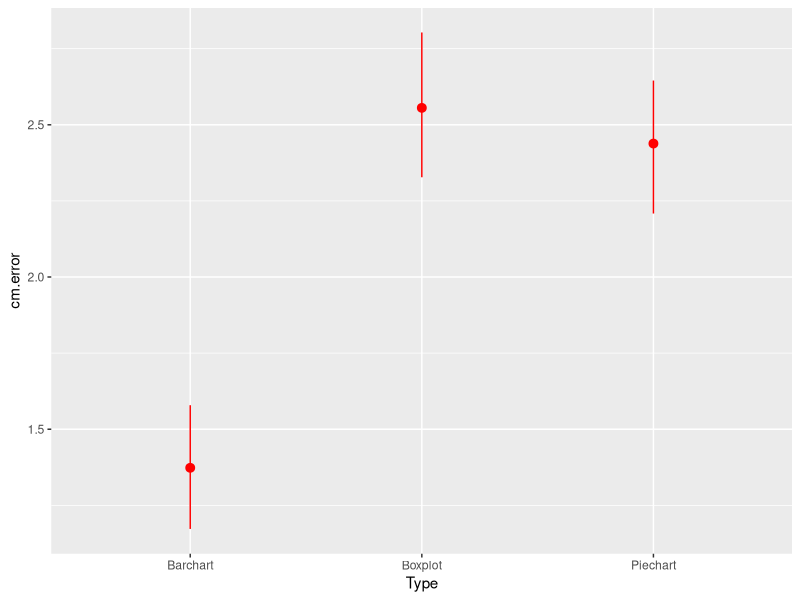
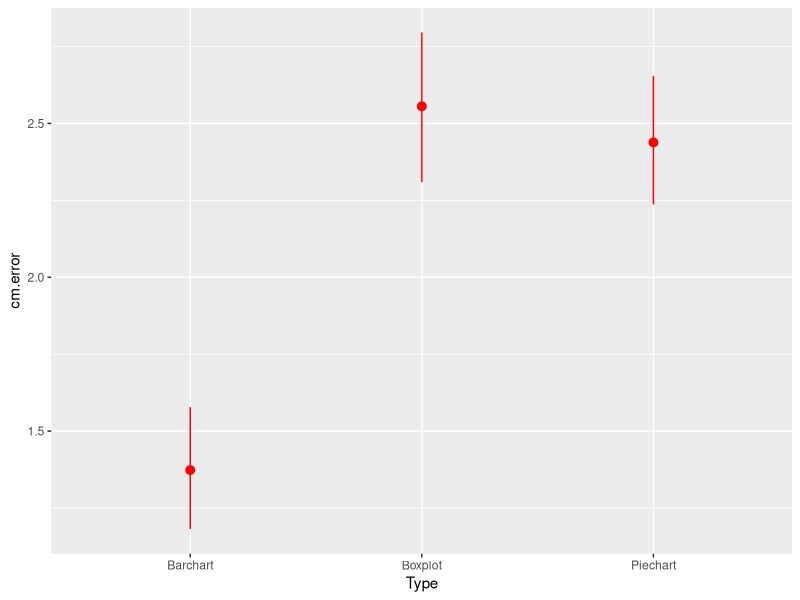

Write the R code that produced these figures, in order.
#install.packages("ggplot2", repos = "http://cran.us.r-project.org") # if not already installed
#install.packages("ggrepel", repos = "http://cran.us.r-project.org") # if not already installed
#install.packages("tidyverse", repos = "http://cran.us.r-project.org") # if not already installed
#install.packages("Hmisc", repos = "http://cran.us.r-project.org") # if not already installed

library(ggplot2)
library(Hmisc)
library(tidyverse)

pdf(NULL)

data <- read.csv('./data/data_final.csv')

ggplot(data, aes(x = Type, y = cm.error)) + stat_summary(fun.data = 'mean_cl_boot', colour = 'red', size = 0.5)
ggsave('./img/plot.png')


piecharts <- filter(data, Type == 'Piechart')
boxplots <- filter(data, Type == 'Boxplot')
barcharts <- filter(data, Type == 'Barchart')

t.test(piecharts$cm.error, ci = 0.95)
t.test(boxplots$cm.error, ci = 0.95)
t.test(barcharts$cm.error, ci = 0.95)
